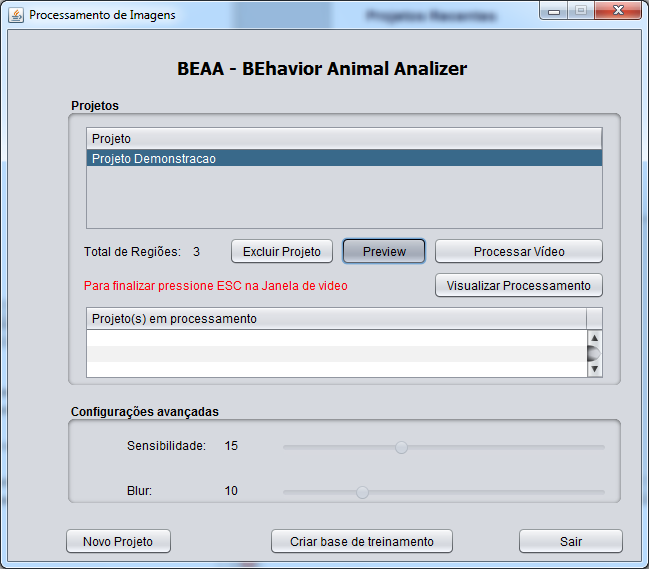
//> input picture Behavior.png, 649 x 569 px
$ ./main ../../../../Behavior.png   (built with g++ and OpenCV 4)
//> lines starting //> are read from the running program, lines starting //| are printed output that depends on the picture
#include "opencv2/imgproc/imgproc.hpp"
#include "opencv2/highgui/highgui.hpp"
#include <opencv\highgui.h>
#include <stdlib.h>
#include <stdio.h>

using namespace cv;

/// Global variables
Mat src, erosion_dst, dilation_dst;

int erosion_elem = 0;
int erosion_size = 0;
int dilation_elem = 0;
int dilation_size = 0;
int const max_elem = 2;
int const max_kernel_size = 21;

/** Function Headers */
void Erosion( int, void* );
void Dilation( int, void* );

/** @function main */
int main( int argc, char** argv )
{
  /// Load an image
  src = imread( argv[1] );
//> src is the input picture: 569 rows x 649 cols, CV_8UC3; mean B, G, R 217.5, 210, 205.3

  if( !src.data )
  { return -1; }

  /// Create windows
  namedWindow( "Erosion Demo", CV_WINDOW_AUTOSIZE );
  namedWindow( "Dilation Demo", CV_WINDOW_AUTOSIZE );
  cvMoveWindow( "Dilation Demo", src.cols, 0 );

  /// Create Erosion Trackbar
  createTrackbar( "Element:\n 0: Rect \n 1: Cross \n 2: Ellipse", "Erosion Demo",
                  &erosion_elem, max_elem,
                  Erosion );
//> slider 'Element:\n 0: Rect \n 1: Cross \n' is set to 1

  createTrackbar( "Kernel size:\n 2n +1", "Erosion Demo",
                  &erosion_size, max_kernel_size,
                  Erosion );
//> slider 'Kernel size:\n 2n +1' is set to 7

  /// Create Dilation Trackbar
  createTrackbar( "Element:\n 0: Rect \n 1: Cross \n 2: Ellipse", "Dilation Demo",
                  &dilation_elem, max_elem,
                  Dilation );
//> slider 'Element:\n 0: Rect \n 1: Cross \n' is set to 1

  createTrackbar( "Kernel size:\n 2n +1", "Dilation Demo",
                  &dilation_size, max_kernel_size,
                  Dilation );
//> slider 'Kernel size:\n 2n +1' is set to 7

  /// Default start
  Erosion( 0, 0 );
  Dilation( 0, 0 );

  waitKey(0);
  return 0;
}

/**  @function Erosion  */
void Erosion( int, void* )
{
  int erosion_type;
  if( erosion_elem == 0 ){ erosion_type = MORPH_RECT; }
  else if( erosion_elem == 1 ){ erosion_type = MORPH_CROSS; }
  else if( erosion_elem == 2) { erosion_type = MORPH_ELLIPSE; }

  Mat element = getStructuringElement( erosion_type,
                                       Size( 2*erosion_size + 1, 2*erosion_size+1 ),
                                       Point( erosion_size, erosion_size ) );

  /// Apply the erosion operation
  erode( src, erosion_dst, element );
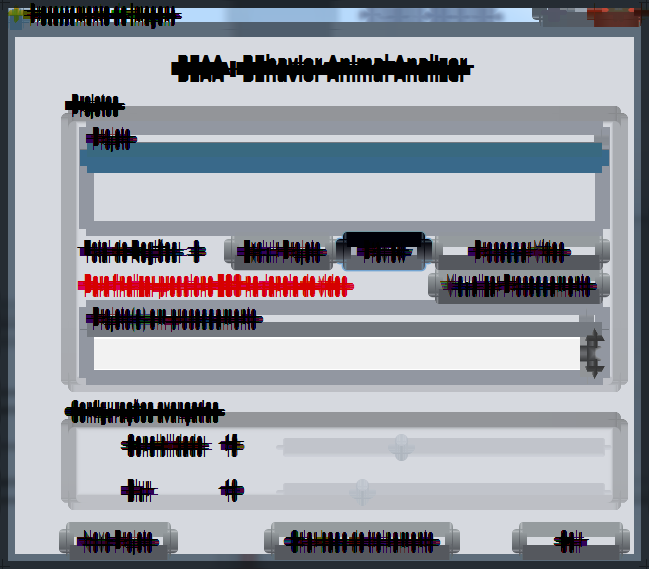
//> erosion_dst: 569 rows x 649 cols, CV_8UC3; mean B, G, R 165.3, 157.4, 154.8
  imshow( "Erosion Demo", erosion_dst );
}

/** @function Dilation */
void Dilation( int, void* )
{
  int dilation_type;
  if( dilation_elem == 0 ){ dilation_type = MORPH_RECT; }
  else if( dilation_elem == 1 ){ dilation_type = MORPH_CROSS; }
  else if( dilation_elem == 2) { dilation_type = MORPH_ELLIPSE; }

  Mat element = getStructuringElement( dilation_type,
                                       Size( 2*dilation_size + 1, 2*dilation_size+1 ),
                                       Point( dilation_size, dilation_size ) );
  /// Apply the dilation operation
  dilate( src, dilation_dst, element );
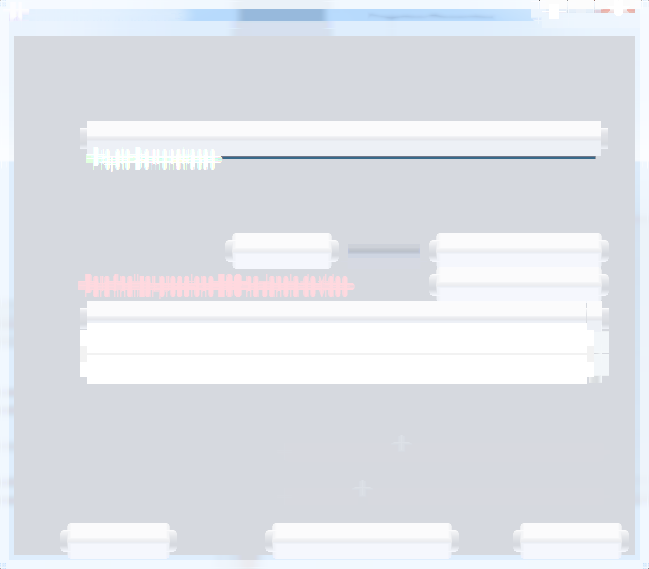
//> dilation_dst: 569 rows x 649 cols, CV_8UC3; mean B, G, R 233.2, 227.5, 224.4
  imshow( "Dilation Demo", dilation_dst );
}
